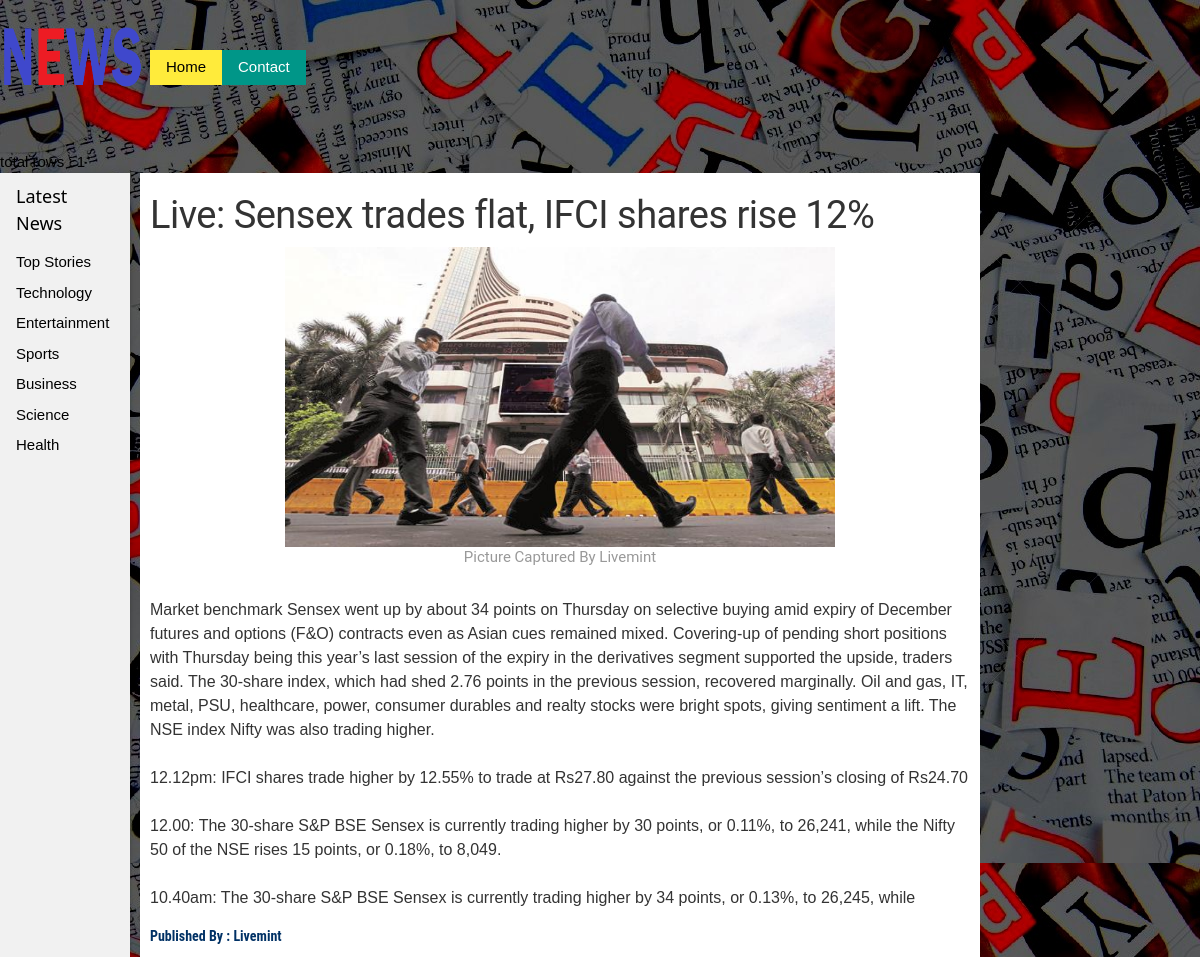
Page /personal_news/pages/user_detailview.php?id=2 on the committed database.
### tables this page shows
CREATE TABLE IF NOT EXISTS `news_details` (
  `news_detailid` int(11) NOT NULL,
  `news_title` varchar(555) DEFAULT NULL,
  `news_details` longtext,
  `news_source` varchar(255) DEFAULT NULL,
  `news_type` varchar(255) DEFAULT NULL,
  `author` varchar(255) DEFAULT NULL,
  `image_name` varchar(255) DEFAULT NULL,
  `image_location` varchar(255) DEFAULT NULL,
  `publish_status` int(11) DEFAULT NULL,
  `publish_date` datetime DEFAULT NULL,
  `created_by` int(11) DEFAULT NULL,
  `created_date` datetime DEFAULT NULL,
  PRIMARY KEY (`news_detailid`)
);

### personal_news/pages/user_detailview.php (the view, shortened to what this page needs)
<html>
<head>
<link rel="stylesheet" href='../css/w3.css' />
<link rel="stylesheet" href='../css/user_detailview.css' />
</head>
<body>
<?php
include('header.php');
include('user_functions.php');
$id=$_REQUEST["id"];
$select_news_query="SELECT * FROM news_details WHERE news_detailid='".$id."'";
$select_news_result=mysql_query($select_news_query);
	$k=0;
	$title=mysql_result($select_news_result,$k,'news_title');
	$news_source=mysql_result($select_news_result,$k,'news_source');
	$short_details=mysql_result($select_news_result,$k,'news_details');
	$image_loc1=mysql_result($select_news_result,$k,'image_name');
	$author=mysql_result($select_news_result,$k,'author');
	$short_details = nl2br($short_details);
?>
<nav class="w3-sidenav w3-light-grey w3-card-2" style="width:130px">
  <div class="w3-container">
    <h5>Latest News </h5>
  </div>
	<a href="javascript:void(0)" class="tablink" onclick="openCity(event, 'London')">Top Stories</a>
	<a href="javascript:void(0)" class="tablink" onclick="openCity(event, 'Paris')">Technology</a>
	<a href="javascript:void(0)" class="tablink" onclick="openCity(event, 'Tokyo')">Entertainment</a>
	<a href="javascript:void(0)" class="tablink" onclick="openCity(event, 'Tokyo')">Sports</a>
	<a href="javascript:void(0)" class="tablink" onclick="openCity(event, 'Tokyo')">Business</a>
	<a href="javascript:void(0)" class="tablink" onclick="openCity(event, 'Tokyo')">Science</a>
	<a href="javascript:void(0)" class="tablink" onclick="openCity(event, 'Tokyo')">Health</a>
</nav>
<div style="margin-left:140px;width:70%;background:white;padding:10px;10px;10px;10px;">
	<div >
	<h1 class="title"><?php echo $title; ?></h1>
	</div>
	<div class="image_client" >
		<center>
			<img height="300" width="550" src="../uploads/<?php echo $image_loc1; ?>"  />
			<div class="pic_details">Picture Captured By <?php echo $news_source; ?></div>
		</center>
	</div>
	<div class="title_description" >
				<p><?php echo $short_details ?>
				</p>
	</div>
     <div class="author_publish">
	Published By :	<?php echo $author; ?>
	 </div>
</div>

### personal_news/css/w3.css (style rules this page uses)
*,*:before,*:after { box-sizing:inherit }
html { -ms-text-size-adjust:100%;-webkit-text-size-adjust:100% }
body { margin:0 }
article,aside,details,figcaption,figure,footer,header,main,menu,nav,section,summary { display:block }
a { background-color:transparent;-webkit-text-decoration-skip:objects }
img { border-style:none }
html,body { font-family:Verdana,sans-serif;font-size:15px;line-height:1.5 }
html { overflow-x:hidden }
h1,h2,h3,h4,h5,h6,.w3-slim,.w3-wide { font-family:"Segoe UI",Arial,sans-serif }
h1 { font-size:36px }
h5 { font-size:18px }
h1,h2,h3,h4,h5,h6 { font-weight:400;margin:10px 0 }
img { margin-bottom:-5px }
a { color:inherit }
.w3-navbar a,.w3-topnav a,.w3-sidenav a,.w3-dropdown-content a,.w3-accordion-content a,.w3-dropnav a { text-decoration:none!important }
.w3-btn,.w3-btn-floating,.w3-dropnav a,.w3-btn-floating-large,.w3-btn-block, .w3-navbar a,.w3-sidenav a,.w3-pagination li a,.w3-hoverable tbody tr,.w3-hoverable li, .w3-accordion-content a,.w3-dropdown-content a,.w3-dropdown-click:hover,.w3-dropdown-hover:hover,.w3-opennav,.w3-closenav,.w3-closebtn,*[class*="w3-hover-"] { -webkit-transition:background-color .25s,color .15s,box-shadow .25s,opacity 0.25s,filter 0.25s,border 0.15s;transition:background-color .25s,color .15s,box-shadow .15s,opacity .25s,filter .25s,border .15s }
.w3-sidenav { height:100%;width:200px;background-color:#fff;position:fixed!important;z-index:1;overflow:auto }
.w3-sidenav a { padding:4px 2px 4px 16px }
.w3-sidenav a,.w3-dropnav a { display:block }
.w3-container:after,.w3-panel:after,.w3-row:after,.w3-row-padding:after,.w3-topnav:after,.w3-clear:after,.w3-btn-group:before,.w3-btn-group:after,.w3-btn-bar:before,.w3-btn-bar:after { content:"";display:table;clear:both }
.w3-container { padding:0.01em 16px }
.w3-card-2,.w3-example { box-shadow:0 2px 4px 0 rgba(0,0,0,0.16),0 2px 10px 0 rgba(0,0,0,0.12)!important }
.w3-light-grey,.w3-hover-light-grey:hover,.w3-light-gray,.w3-hover-light-gray:hover { color:#000!important;background-color:#f1f1f1!important }

### personal_news/css/user_detailview.css (style rules this page uses)
body { background:url(../images/news_background.jpg); }
.title { font-family: 'Roboto',sans-serif; font-size: 38px; line-height: 44px; letter-spacing: -0.5px; margin-bottom: 10px; color: #333; }
.pic_details { font-family: 'Roboto',sans-serif; line-height: 30px; color: #999; }
.title_description { width: 100%; font-size: 16px; line-height: 24px; color: #333; padding-top: 10px; }
.author_publish { font-size: 14px; color: #003165; font-weight:bold; font-family: 'Roboto Condensed', sans-serif; }

### personal_news/css/header.css (style rules this page uses)
body { background:url(../images/news_background.jpg); }

### rows in the picture
news_details: news_title "Live: Sensex trades flat, IFCI shares rise 12%", image_name (picture), news_source "Livemint", news_details "Market benchmark Sensex went up by about 34 points on Thursday on selective buying amid expiry of December futures and options (F&O) contracts even as Asian cues remained mixed. Covering-up of pending short positions with Thursday being this year’s last session of the expiry in the derivatives segment supported the upside, traders said. The 30-share index, which had shed 2.76 points in the previous session, recovered marginally. Oil and gas, IT, metal, PSU, healthcare, power, consumer durables and realty stocks were bright spots, giving sentiment a lift. The NSE index Nifty was also trading higher. 12.12pm: IFCI shares trade higher by 12.55% to trade at Rs27.80 against the previous…", author "Livemint"

### other values in the picture
$select_news_rows "1"
